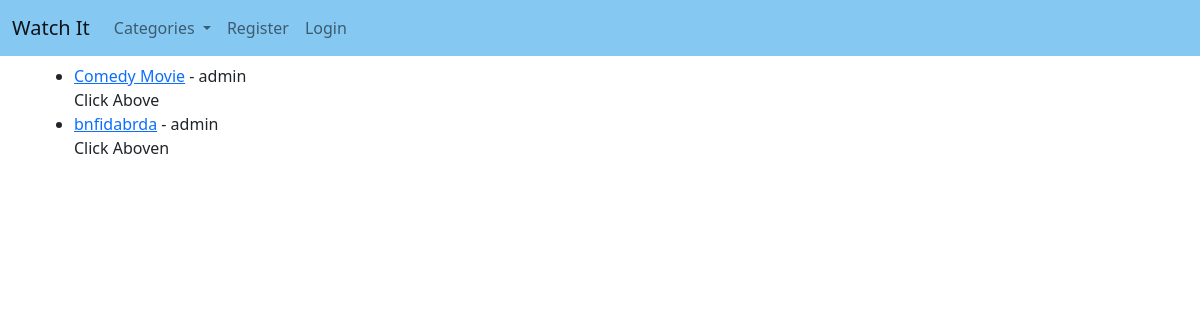
/category/Comedy/, run on the app's committed database.
### watchit/models.py (models this page shows, shortened)
class Post(models.Model):
    title = models.CharField(max_length=255)
    title_tag = models.CharField(max_length=255)
    header_image = CloudinaryField('image', default='default')
    author = models.ForeignKey(User, on_delete=models.CASCADE)
    """This will delete all of users' posts"""
    body = RichTextField(blank=True, null=True)
    post_date = models.DateField(auto_now_add=True)
    category = models.CharField(max_length=255, default='Action')
    snippet = models.CharField(max_length=255, default='Click Above')
    likes = models.ManyToManyField(User, related_name='blog_posts')

### watchit/views.py (the view)
# urls.py: path('category/<str:category>/', CategoryView, name="category"),
def CategoryView(request, category):
    category_posts = Post.objects.filter(category=category)
    context = {}
    context['category_posts'] = category_posts
    category_menu = Category.objects.all()
    context["category_menu"] = category_menu
    return render(request, 'categories.html', context)

### watchit/models.py (called while the page is built)
    def __str__(self):
        return self.name

### watchit/templates/categories.html (shortened to what this page needs)
{% extends 'base.html' %}
{% block content %}
<div class="container">
    {% if user.is_authenticated %}
        {% if category_posts %}
            <h1>{{ Category.name }}</h1>
            <ul>
            {% for Post in category_posts %}
                <li><a href="{% url 'movie-detail' Post.pk %}">{{ Post.title }}</a> - {{ Post.author }} - <a href="{% url 'edit-movie' Post.pk %}">Edit Movie</a> <br/>
                {{ Post.snippet|slice:":200" }}</li>
            {% endfor %}
            </ul>
        {% else %}
            <h1>There are no posts here yet</h1>
        {% endif %}
    {% else %}
            {% if category_posts %}
            <ul>
            {% for Post in category_posts %}
                <li><a href="{% url 'movie-detail' Post.pk %}">{{ Post.title }}</a> - {{ Post.author }} <br/>
                {{ Post.snippet|slice:":200" }}</li>
            {% endfor %}
            </ul>
        {% else %}
            <h1>There are no posts here yet</h1>
        {% endif %}
        {% endif %}
</div>
{% endblock %}

### watchit/static/css/style.css (style rules this page uses)
body { word-wrap: break-word; }

### data on the page
Post: title "Comedy Movie", author "admin", snippet "Click Above"
Post: title "bnfidabrda", author "admin", snippet "Click Aboven"
